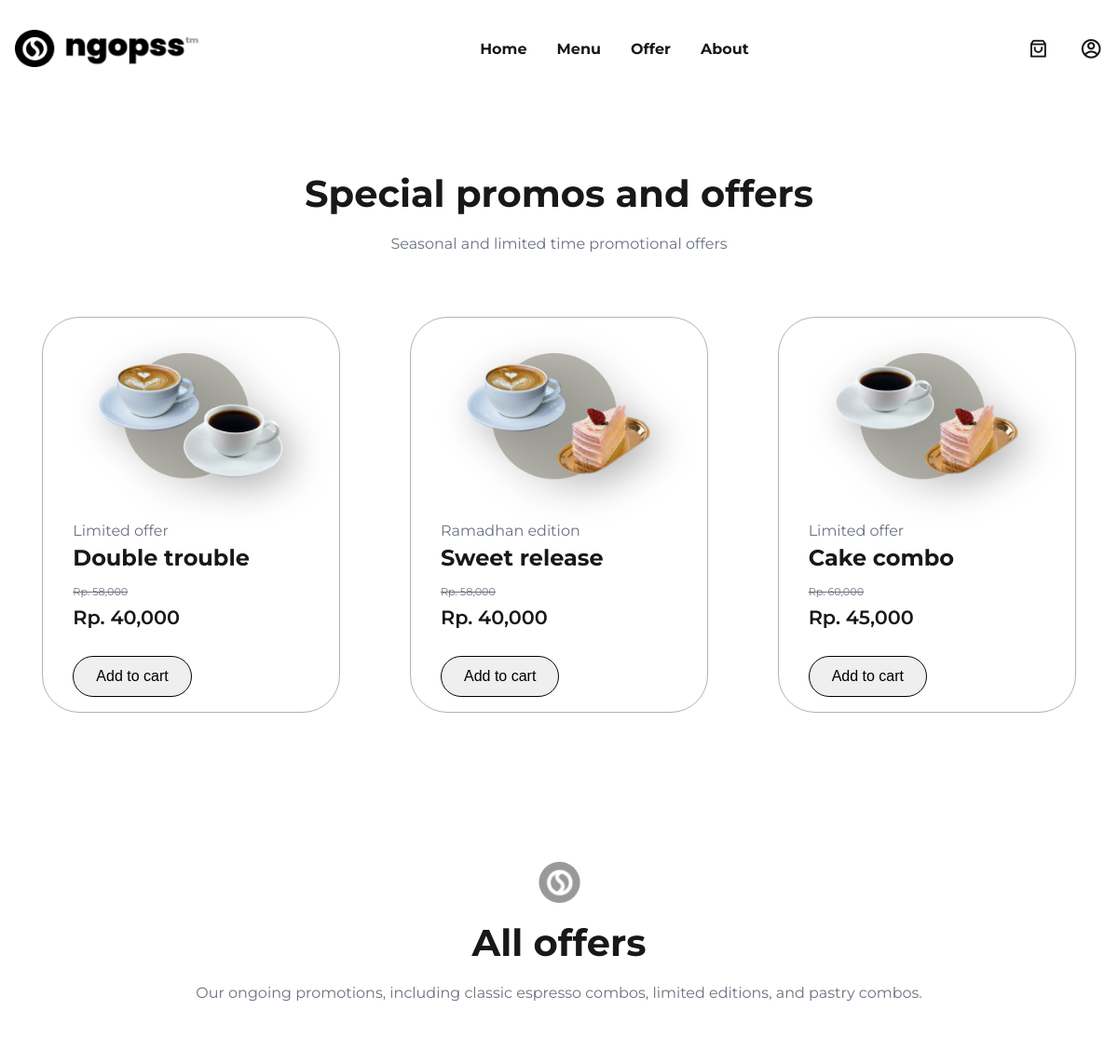
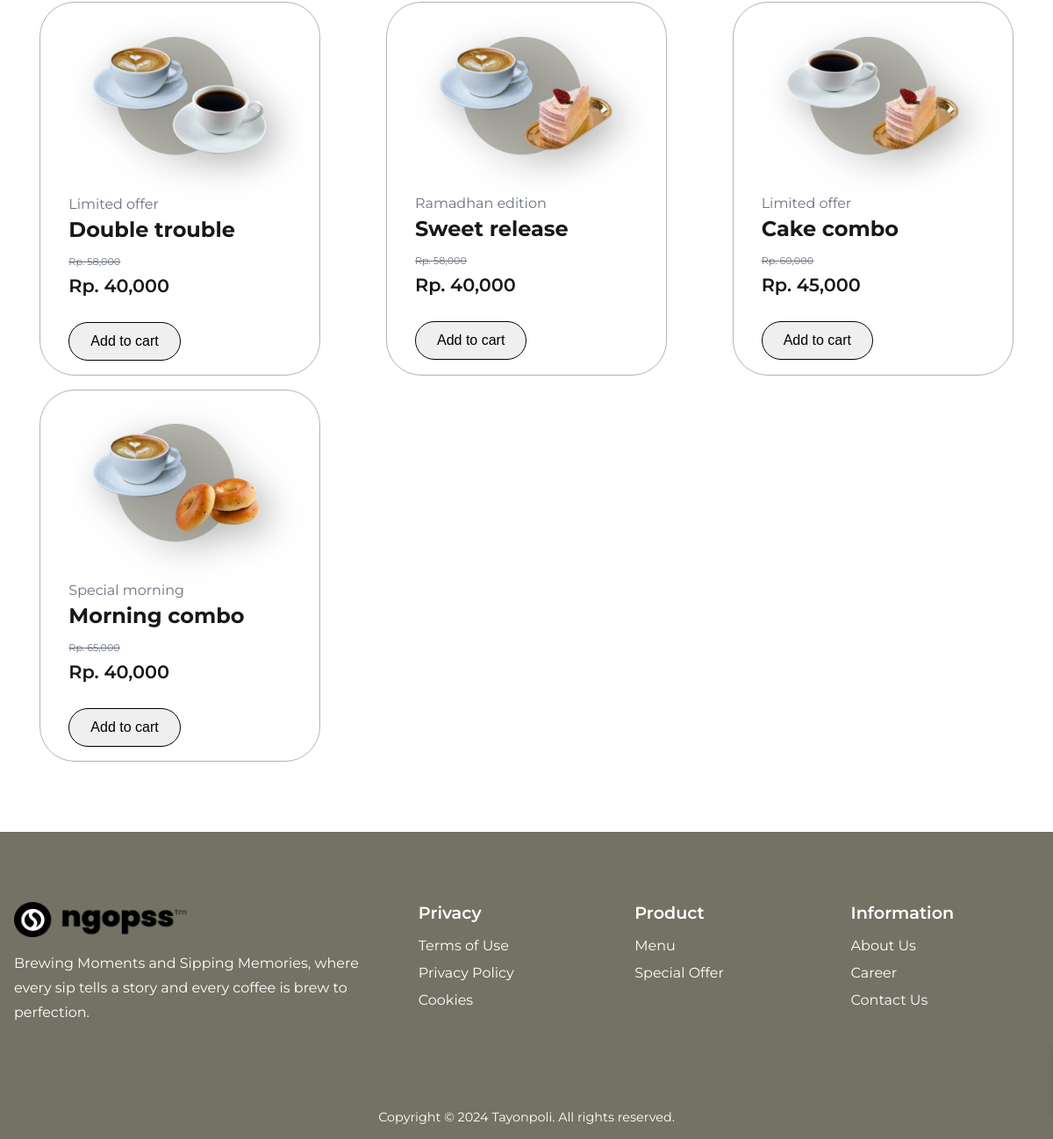
The app's page /offer.php (signed in) with its own data (2 pictures, top to bottom).
### tables this page shows
CREATE TABLE `products` (
  `id` int(100) NOT NULL,
  `name` varchar(100) NOT NULL,
  `type` varchar(50) NOT NULL,
  `price` int(100) NOT NULL,
  `image` varchar(100) NOT NULL,
  `event` varchar(50) DEFAULT NULL,
  `discount` int(11) DEFAULT NULL,
  `stock` int(11) DEFAULT NULL,
  `sold` int(11) NOT NULL
);

### offer.php (the view, shortened to what this page needs)
<?php
include('koneksi.php');
      if(!isset($_SESSION['login_user'])) {
        header("location: login.php");
      }else{
?>
<!DOCTYPE html>
<html lang="en">
  <head>
    <link
      href="https://cdn.jsdelivr.net/npm/remixicon@4.1.0/fonts/remixicon.css"
      rel="stylesheet"
    />
    <link
      rel="stylesheet"
      href="https://cdn.jsdelivr.net/npm/swiper@11/swiper-bundle.min.css"
    />
    <link rel="stylesheet" href="https://cdnjs.cloudflare.com/ajax/libs/font-awesome/6.0.0/css/all.min.css"/>
    <link rel="stylesheet" href="style.css" />
    <link rel="stylesheet" href="toast.css" />
  </head>
  <body>
  <nav>
      <div class="nav__header">
        <div class="logo nav__logo">
          <a href=""><img style="height: 45px; width: 200px;" src="assets/logo.png" alt="logo"></a>
        </div>
      </div>
      <ul class="nav__links" id="nav-links">
        <li><a href="index.php">Home</a></li>
        <li><a href="menu.php">Menu</a></li>
        <li><a href="offer.php">Offer</a></li>
        <li><a href="about.php">About</a></li>
      </ul>
      <div class="nav__btn">
        <a href="testcart.php">
        <i class="ri-shopping-bag-3-line" style="font-size: 1.4rem; color: var(--text-dark)"></i>
        </a>
      </div>
      <div class="nav__btn">
        <a href="profile.php">
        <i class="ri-account-circle-line" style="font-size: 1.55rem; color: var(--text-dark)"></i>
        </a>
      </div>
    </nav>
    <section class="section__container special__container">
      <h2 class="section__header">Special promos and offers</h2>
      <p class="section__description">
      Seasonal and limited time promotional offers
      </p>
      <div class="offer__grid">
        <?php
        $query2 = mysqli_query($koneksi, 'SELECT * FROM products WHERE type="Offer" limit 3');
        $result = mysqli_fetch_all($query2, MYSQLI_ASSOC);
        ?>
        <?php foreach($result as $result) : ?>
            <div class="offer__card">
              <img src="upload/<?php echo $result['image'] ?>" alt="..."><br>
              <p class="price"><?php echo $result['event'] ?></p>
                <h4><?php echo $result['name'] ?></h4>
               <p class="beforee">Rp. <?php echo number_format($result['discount']); ?></p>
               <p class="after">Rp. <?php echo number_format($result['price']); ?></p><br>
               <button class="btn add-to-cart" data-product-id="<?php echo $result['id']; ?>">Add to cart</button>
              </div>
              <?php endforeach; ?>
      </div>
    </section>
    <section class="section__container special__container" id="special">
    <img style="max-width: 45px; max-height: 45px; margin-inline: auto;" src="assets/logoo.png" alt="logoo" />
      <br>
      <h2 class="section__header">All offers</h2>
      <p class="section__description">
      Our ongoing promotions, including classic espresso combos, limited editions, and pastry combos.
      </p>
      <div class="offer__grid">
        <?php
        $query2 = mysqli_query($koneksi, 'SELECT * FROM products WHERE type="Offer" limit 4');
        $result = mysqli_fetch_all($query2, MYSQLI_ASSOC);
        ?>
        <?php foreach($result as $result) : ?>
            <div class="offer__card">
              <img src="upload/<?php echo $result['image'] ?>" alt="..."><br>
              <p class="price"><?php echo $result['event'] ?></p>
                <h4><?php echo $result['name'] ?></h4>
               <p class="beforee">Rp. <?php echo number_format($result['discount']); ?></p>
               <p class="after">Rp. <?php echo number_format($result['price']); ?></p><br>
               <button class="btn add-to-cart" data-product-id="<?php echo $result['id']; ?>">Add to cart</button>
              </div>
              <?php endforeach; ?>
      </div>
    </section>
    <footer class="footer" id="contact">
      <div class="section__container footer__container">
        <div class="footer__col">
          <div class="logo footer__logo">
          <a href=""><img style="height: 45px; width: 200px;" src="assets/logo.png" alt="logo"></a>
          </div>
          <p class="section__description">
           Brewing Moments and Sipping Memories, where every sip tells
            a story and every coffee is brew to perfection.
          </p>
        </div>
        <div class="footer__col">
          <h4>Privacy</h4>
          <ul class="footer__links">
            <li><a href="#">Terms of Use</a></li>
            <li><a href="#">Privacy Policy</a></li>
            <li><a href="#">Cookies</a></li>
          </ul>
        </div>
        <div class="footer__col">
          <h4>Product</h4>
          <ul class="footer__links">
            <li><a href="#">Menu</a></li>
            <li><a href="#">Special Offer</a></li>
          </ul>
        </div>
        <div class="footer__col">
          <h4>Information</h4>
          <ul class="footer__links">
            <li><a href="#">About Us</a></li>
            <li><a href="#">Career</a></li>
            <li><a href="#">Contact Us</a></li>
          </ul>
        </div>
      </div>
      <div class="footer__bar">
        Copyright © 2024 Tayonpoli. All rights reserved.
      </div>
    </footer>
  </body>
</html>
<?php } ?>

### style.css (style rules this page uses)
:root { --primary-color: #3C3633; --primary-color-light: #EEEDEB; --primary-color-dark: #000000; --text-dark: #18181b; --text-light: #6b7280; --white: #ffffff; --sage: #747264; --max-width: 1440px; }
* { margin: 0; padding: 0; box-sizing: border-box; }
.section__container { max-width: var(--max-width); margin: auto; padding: 5rem 1rem; }
.section__header { margin-bottom: 1rem; font-size: 2.5rem; font-weight: 700; line-height: 3rem; color: var(--text-dark); text-align: center; }
.section__description { color: var(--text-light); line-height: 1.75rem; text-align: center; }
.btn { padding: 0.75rem 1.5rem; outline: none; border: 1.5px solid; border-color: var(--primary-color-dark); white-space: nowrap; font-size: 1rem; color: var(--primary-color-dark); border-radius: 50px; transition: 0.3s; cursor: pointer; }
.logo img { max-height: 40px; }
img { display: flex; width: 100%; }
a { text-decoration: none; transition: 0.3s; }
ul { list-style: none; }
html, body { scroll-behavior: smooth; align-items: center; justify-content: center; }
body { font-family: "Montserrat", sans-serif; }
nav { position: fixed; isolation: isolate; width: 100%; z-index: 9; }
.nav__header { width: 100%; padding: 1rem; display: flex; align-items: center; justify-content: space-between; background-color: var(--primary-color); }
.nav__logo img { max-height: 40px; }
.nav__links { position: absolute; color: var(--text-light); top: 68px; left: 0; width: 100%; padding: 2rem; list-style: none; display: flex; align-items: center; justify-content: center; flex-direction: column; gap: 2rem; background-color: var(--primary-color-light); transition: 0.5s; z-index: -1; transform: translateY(-100%); }
.nav__links a { font-weight: 700; color: var(--text-light); }
.nav__btn { display: none; }
.special__container :is(.section__header, .section__description, .section__button) { max-width: 1440px; margin-inline: auto; }
.offer__grid { margin-top: 4rem; display: grid; gap: 1rem; }
.offer__card { padding: 2.4rem 2rem 1rem; width: 320px; text-align: left; border-radius: 2.5rem; border: 1px solid; border-color: #0000004D; transition: 0.3s; margin-inline: auto; }
.offer__card img { max-width: 200px; margin-inline: auto; margin-bottom: 1rem; filter: drop-shadow(10px 10px 20px rgba(0, 0, 0, 0.3)); }
.offer__card h4 { margin-bottom: 0.5rem; font-size: 1.5rem; font-weight: 700; color: var(--text-dark); }
.offer__card p { color: var(--text-light); line-height: 1.75rem; }
.offer__card .beforee { color: var(--text-light); font-size: 0.7rem; text-decoration: line-through; }
.offer__card .after { color: var(--text-dark); margin-bottom: 0.5rem; font-size: 1.3rem; font-weight: 600; }
.footer { background-color: var(--sage); }
.footer p { color: var(--white); }
.footer__container { display: grid; gap: 4rem 2rem; }
.footer__logo { margin-bottom: 1rem; }
.footer__col .section__description { text-align: left; }
.footer__col h4 { margin-bottom: 1rem; font-size: 1.2rem; font-weight: 600; color: var(--white); }
.footer__links { display: grid; gap: 0.75rem; }
.footer__links a { color: var(--white); }
.footer__bar { padding: 1rem; font-size: 0.9rem; color: var(--white); text-align: center; }
@media (width > 540px) { .footer__container { grid-template-columns: 3fr 2fr; } }
@media (width > 768px) { nav { position: static; padding: 2rem 1rem; max-width: var(--max-width); margin-inline: auto; display: flex; align-items: center; justify-content: space-between; gap: 2rem; } }
@media (width > 768px) { .nav__header { flex: 1; padding: 0; background-color: transparent; } }
@media (width > 768px) { .nav__logo a { color: var(--primary-color); } }
@media (width > 768px) { .nav__links { position: static; padding: 0; flex-direction: row; background-color: transparent; transform: none; } }
@media (width > 768px) { .nav__links a { color: var(--text-dark); } }
@media (width > 768px) { .nav__btn { display: flex; flex: 1; } }
@media (width > 768px) { .offer__grid { grid-template-columns: repeat(3, 1fr); } }
@media (width > 768px) { .footer__container { grid-template-columns: 2fr repeat(3, 1fr); } }

### records on screen
products: image (picture), event "Limited offer", name "Double trouble", discount "58,000", price "40,000"
products: image (picture), event "Ramadhan edition", name "Sweet release", discount "58,000", price "40,000"
products: image (picture), event "Limited offer", name "Cake combo", discount "60,000", price "45,000"
products: image (picture), event "Special morning", name "Morning combo", discount "65,000", price "40,000"
